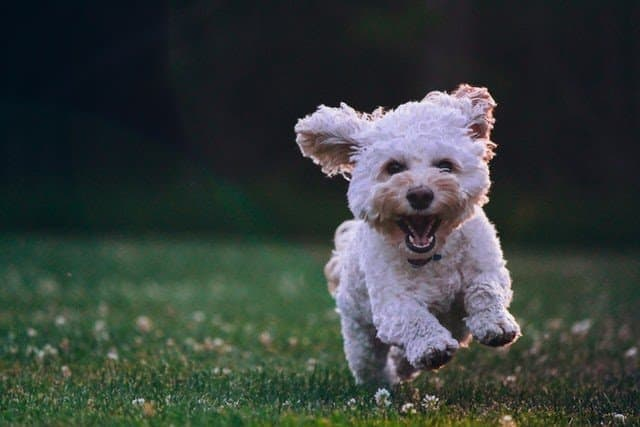
#> input picture images/marvel.jpg, 640 x 427 px
$ python threshold.py
#> lines starting #> are read from the running program, lines starting #| are printed output that depends on the picture; after the words box and inside, x2 and y2 are one past the last pixel; in counts of white or black regions, pixels touching at a corner belong together
import cv2
import os

image_path = os.path.join('images', 'marvel.jpg')
image = cv2.imread(image_path)
#> image is the input picture: shape (427, 640, 3); mean B, G, R 59.6, 63.1, 55.2

grayscaled = cv2.cvtColor(image,cv2.COLOR_BGR2GRAY)
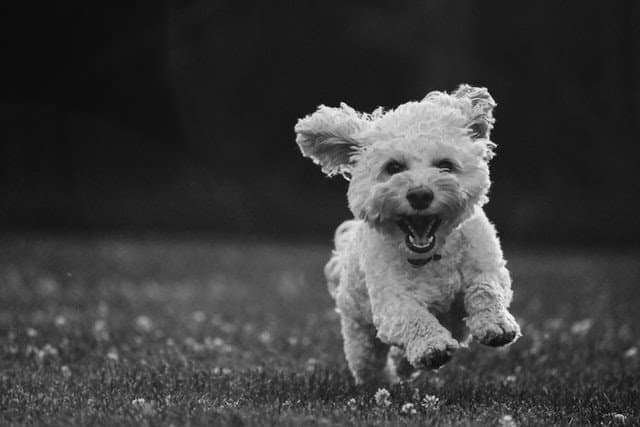
#> grayscaled: shape (427, 640); min 0, max 253, mean 60.3

ret, thresh = cv2.threshold(grayscaled,80,255,cv2.THRESH_BINARY)
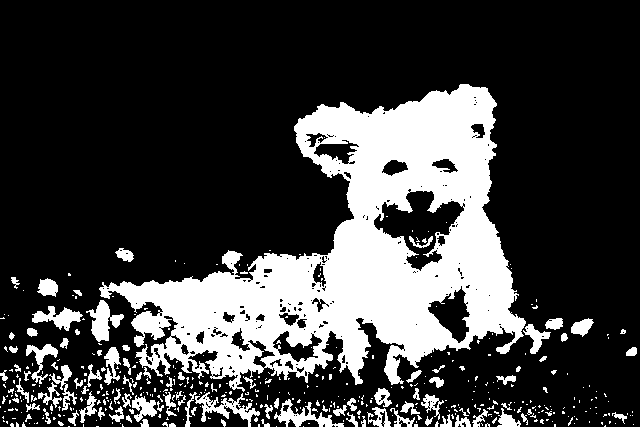
#> thresh: shape (427, 640); 24.5% white; 455 white regions (361 under 20 px), largest, box (x1, y1, x2, y2) and area: (99, 84, 526, 392) 54631, (195, 392, 260, 427) 731, (86, 300, 124, 342) 722

cv2.imshow('Original Image', grayscaled)
cv2.imshow('thresh',thresh)
cv2.waitKey(0)

$ run again, with images/basketball.jpg copied over images/marvel.jpg
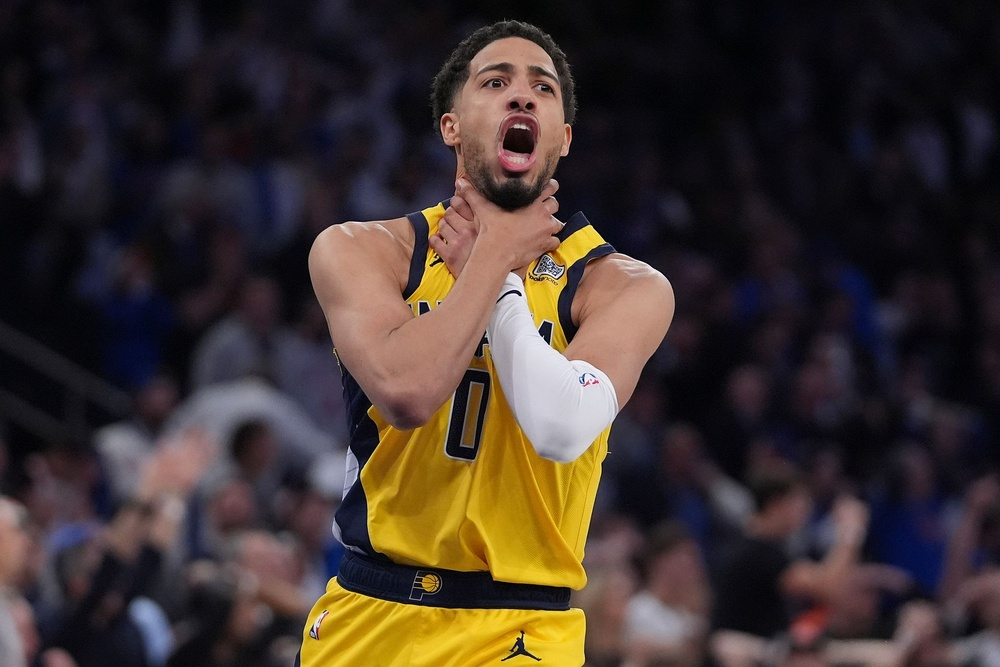
#> input picture images/basketball.jpg, 1000 x 667 px, shrunk from 1920 x 1281 before the run
#> image is the input picture: shape (667, 1000, 3); mean B, G, R 46.7, 51.2, 62.7
#> `grayscaled = cv2.cvtColor(image,cv2.COLOR_BGR2GRAY)`:
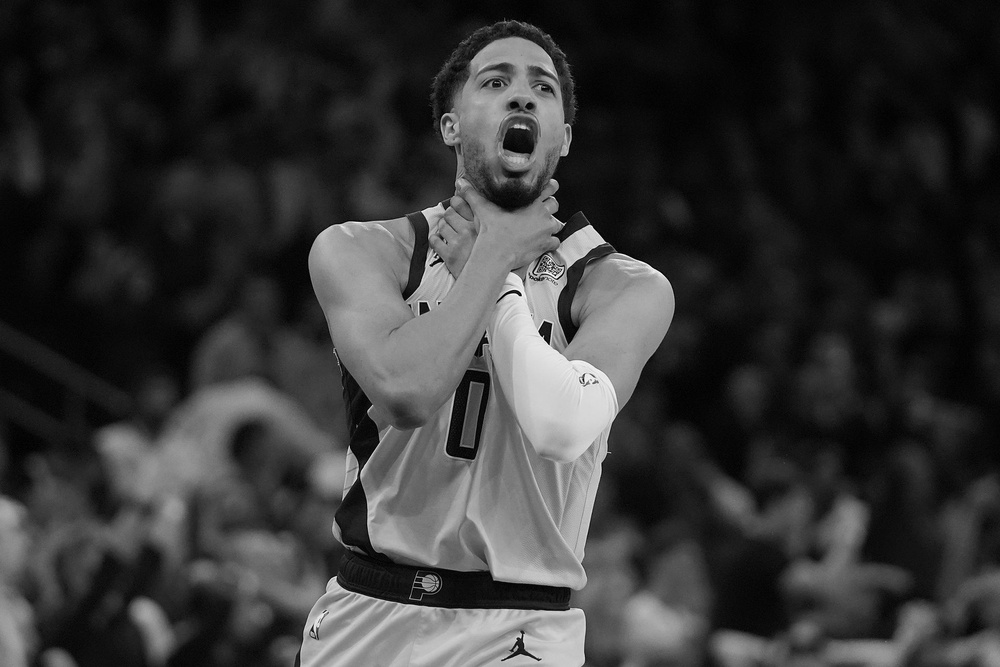
#> grayscaled: shape (667, 1000); min 0, max 255, mean 54.1
#> `ret, thresh = cv2.threshold(grayscaled,80,255,cv2.THRESH_BINARY)`:
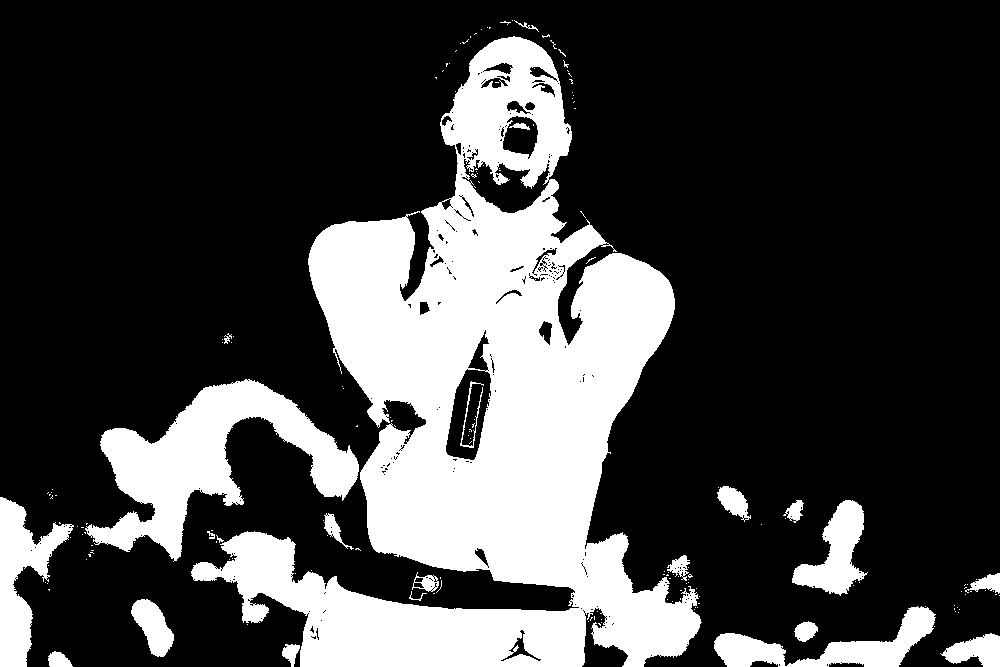
#> thresh: shape (667, 1000); 26.1% white; 172 white regions (149 under 20 px), largest, box (x1, y1, x2, y2) and area: (191, 36, 702, 667) 135252, (85, 379, 359, 562) 18455, (0, 497, 74, 667) 5479

$ run again, with images/parrot.jpg copied over images/marvel.jpg
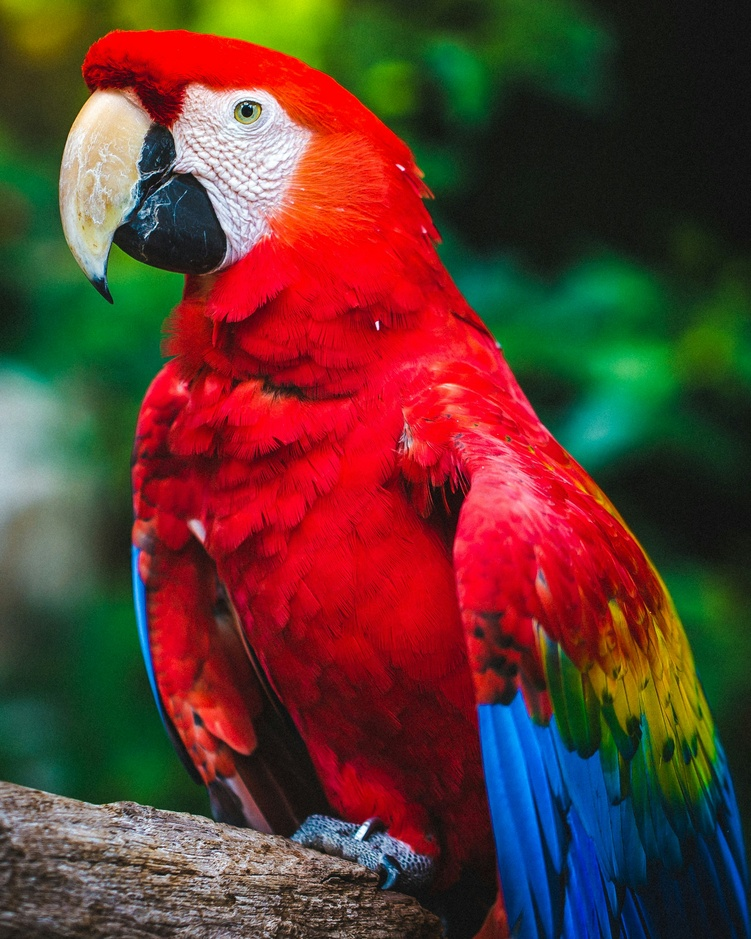
#> input picture images/parrot.jpg, 751 x 939 px, shrunk from 2072 x 2590 before the run
#> image is the input picture: shape (939, 751, 3); mean B, G, R 47.8, 57.6, 95.2
#> `grayscaled = cv2.cvtColor(image,cv2.COLOR_BGR2GRAY)`:
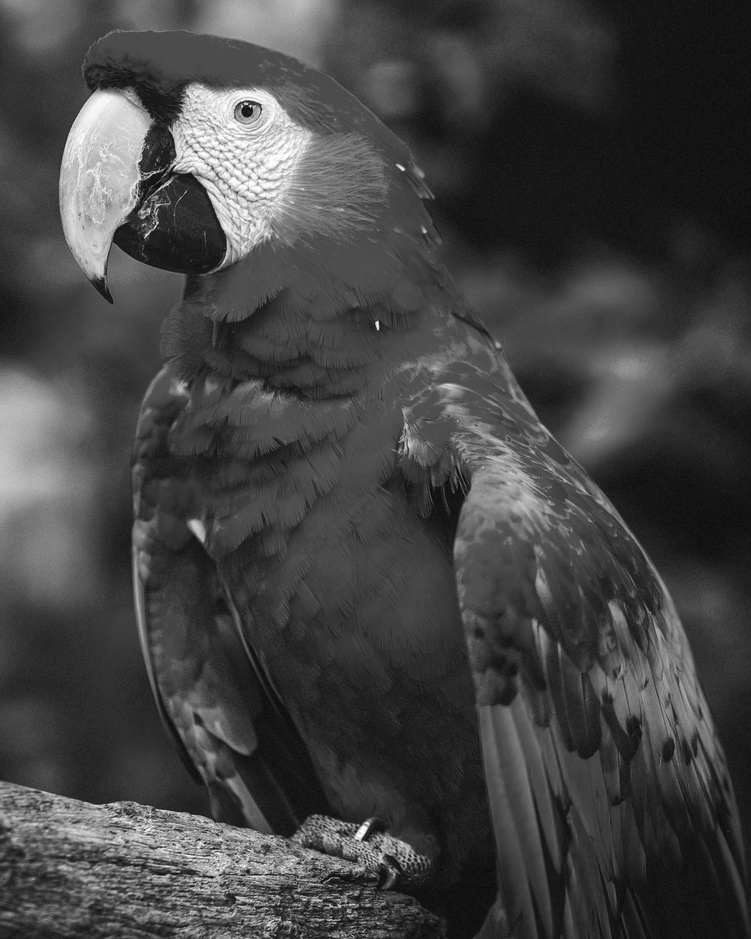
#> grayscaled: shape (939, 751); min 8, max 255, mean 67.7
#> `ret, thresh = cv2.threshold(grayscaled,80,255,cv2.THRESH_BINARY)`:
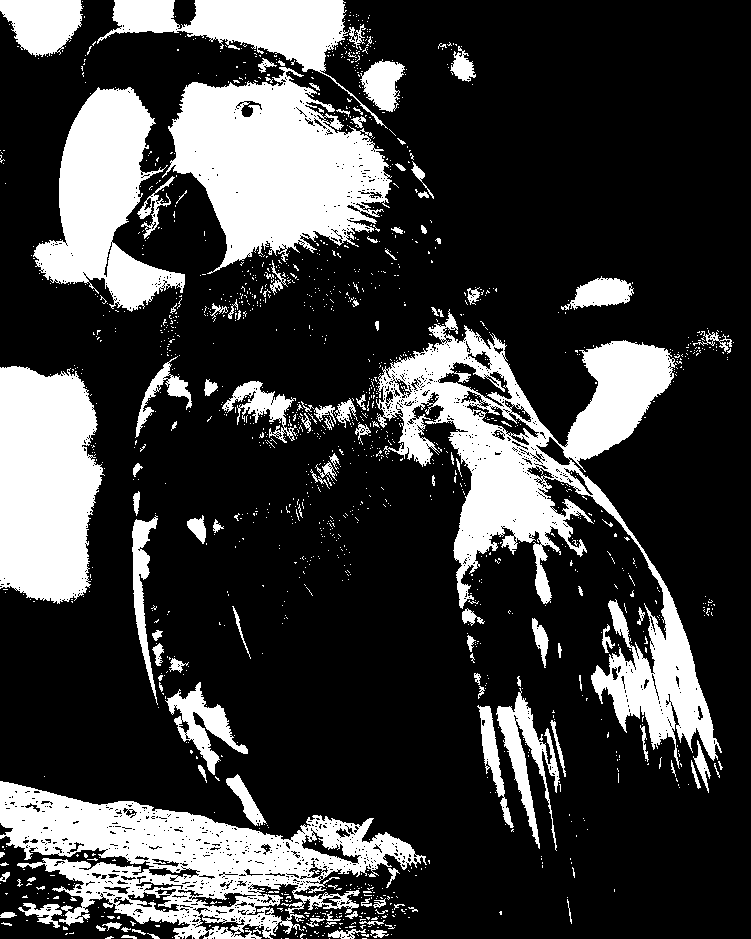
#> thresh: shape (939, 751); 24.4% white; 1542 white regions (1413 under 20 px), largest, box (x1, y1, x2, y2) and area: (376, 309, 722, 769) 38812, (0, 781, 427, 939) 29026, (162, 67, 392, 274) 26743
